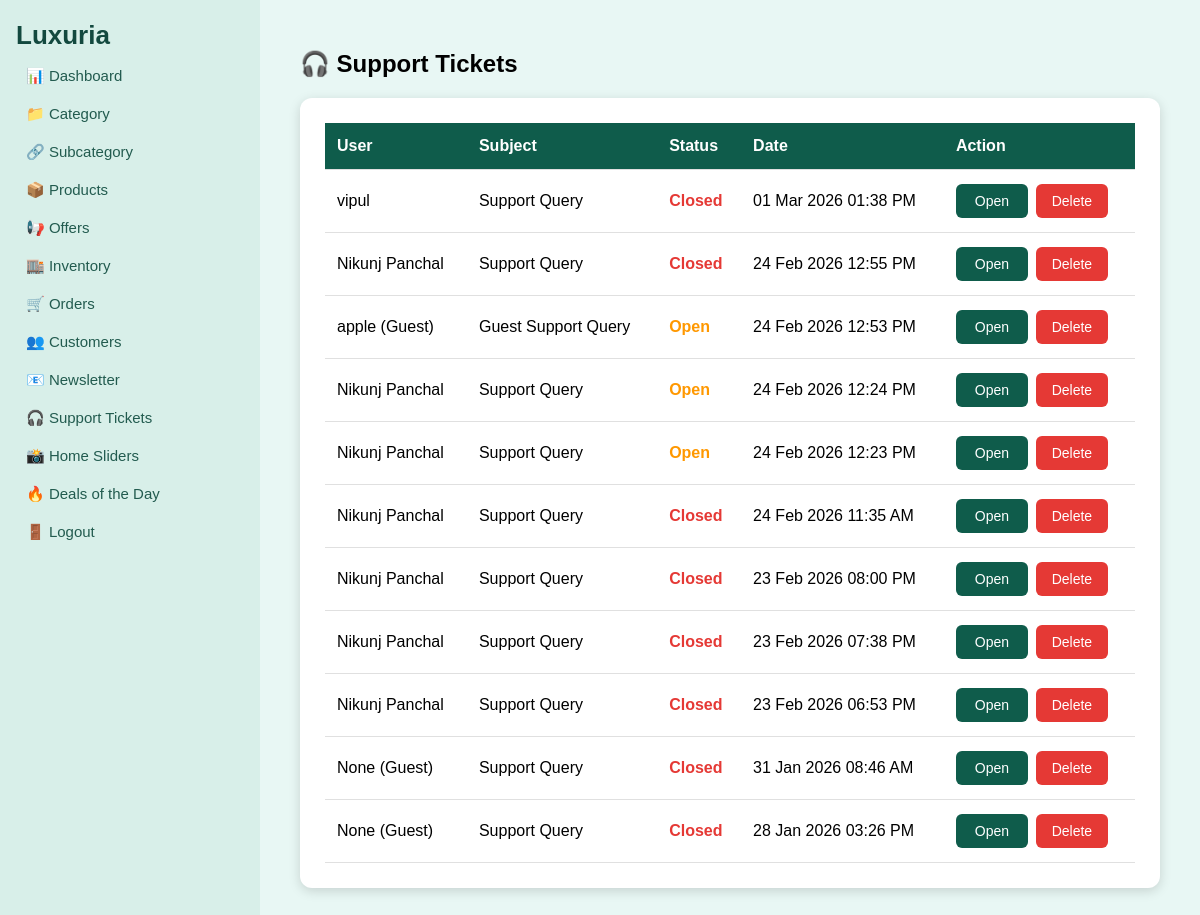
The app's page /admin_THREADS/ with its own data.
### contact/models.py (models this page shows, shortened)
class ContactThread(models.Model):
    user = models.ForeignKey(
    settings.AUTH_USER_MODEL,
    on_delete=models.SET_NULL,
    null=True,
    blank=True,
    related_name="contact_threads"   # 🔥 ADD THIS
)
    guest_name = models.CharField(max_length=200, null=True, blank=True)
    guest_email = models.EmailField(null=True, blank=True)
    subject = models.CharField(max_length=255)
    created_at = models.DateTimeField(auto_now_add=True)
    status = models.CharField(
        max_length=10,
        choices=STATUS_CHOICES,
        default='open'
    )

### accounts/models.py (models this page shows, shortened)
class User(AbstractBaseUser, PermissionsMixin):
    email = models.EmailField(unique=True)
    phone = models.CharField(max_length=15, unique=True)
    date_joined = models.DateTimeField(default=timezone.now)
    username = models.CharField(max_length=150, blank=True)  # NOT UNIQUE
    is_active = models.BooleanField(default=True)
    is_staff = models.BooleanField(default=False)
    profile_completed = models.BooleanField(default=False)
    USERNAME_FIELD = 'email'
    REQUIRED_FIELDS = ['phone']
    objects = UserManager()

### contact/views.py (the view)
# urls.py: path('admin_THREADS/', thread_list, name='contact_messages'),  # tablist
def thread_list(request):
    threads = ContactThread.objects.filter(messages__isnull=False).distinct().order_by('-created_at')
    return render(request, 'contact/admin_threads.html', {'threads': threads})

### carts/context_processors.py (called while the page is built)
def cart_item_count(request):
    if request.user.is_authenticated:
        count = Cart.objects.filter(user=request.user).aggregate(
            total=Sum("quantity")
        )["total"] or 0
    else:
        count = 0   # 🔥 IMPORTANT LINE
    return {
        "cart_item_count": count
    }

### dashboard/context_processors.py (called while the page is built)
def dashboard_admin(request):
    admin = None
    admin_id = request.session.get("dashboard_user_id")
    if admin_id:
        try:
            admin = User.objects.get(id=admin_id)
        except User.DoesNotExist:
            pass
    return {
        "dashboard_admin": admin
    }

### products/context_processors.py (called while the page is built)
def categories_processor(request):
    return {
        "categories": Category.objects.all()
    }

### wishlist/context_processors.py (called while the page is built)
def wishlist_count(request):
    if request.user.is_authenticated:
        count = Wishlist.objects.filter(user=request.user).count()
    else:
        count = 0
    return {
        "wishlist_count": count
    }

### contact/templates/contact/admin_threads.html (shortened to what this page needs)
{% extends "dashboard/base_old.html" %}
{% block content %}
<h2>🎧 Support Tickets</h2>
<div class="table-wrapper">
{% if threads %}
<table>
    <tr>
        <th>User</th>
        <th>Subject</th>
        <th>Status</th>
        <th>Date</th>
        <th>Action</th>
    </tr>
    {% for t in threads %}
    <tr>
        <td>
            {% if t.user %}
                {{ t.user.username }}
            {% else %}
                {{ t.guest_name }} (Guest)
            {% endif %}
        </td>
        <td>{{ t.subject }}</td>
        <td>
            {% if t.status == "open" %}
                <span class="status-open">Open</span>
            {% elif t.status == "closed" %}
                <span class="status-closed">Closed</span>
            {% else %}
                <span class="status-replied">Replied</span>
            {% endif %}
        </td>
        <td>{{ t.created_at|date:"d M Y h:i A" }}</td>
        <td>
            <div class="action-wrap">
                <a href="{% url 'dashboard:dashboard_support_detail' t.id %}"
                   class="action-btn btn-open">
                    Open
                </a>
                <form method="post"
                      action="{% url 'dashboard:dashboard_support_delete' t.id %}"
                      onsubmit="return confirm('⚠️ Delete this ticket permanently?');">
                    <button type="submit"
                            class="action-btn btn-delete">
                        Delete
                    </button>
                </form>
            </div>
        </td>
    </tr>
    {% endfor %}
</table>
{% else %}
    <p>No Support Requests yet.</p>
{% endif %}
</div>
{% endblock %}

### dashboard/templates/dashboard/base_old.html (style rules this page uses)
:root { --sidebar-width: 260px; }
* { box-sizing: border-box; }
body { margin: 0; background: #e8f7f4; font-family: 'Poppins', sans-serif; overflow-x: hidden; }

### contact/templates/contact/admin_threads.html (style rules this page uses)
.table-wrapper { background: white; padding: 25px; border-radius: 12px; box-shadow: 0px 3px 12px rgba(0,0,0,0.15); }
.table-wrapper table { width: 100%; border-collapse: collapse; }
.table-wrapper th, .table-wrapper td { padding: 14px 12px; border-bottom: 1px solid #e0e0e0; vertical-align: middle; }
.table-wrapper th { background: #0F5C4B; color: white; text-align: left; font-weight: 600; }
.status-open { color: #ff9800; font-weight: 600; }
.status-closed { color: #e53935; font-weight: 600; }
.action-wrap { display: flex; gap: 8px; }
.action-btn { min-width: 72px; height: 34px; display: inline-flex; align-items: center; justify-content: center; font-size: 14px; font-weight: 500; border-radius: 6px; border: none; cursor: pointer; text-decoration: none; }
.btn-open { background: #0F5C4B; color: #fff; }
.btn-delete { background: #e53935; color: #fff; }

### records on screen
ContactThread: user.username "vipul", subject "Support Query", status "Closed", created_at "01 Mar 2026 01:38 PM"
ContactThread: user.username "Nikunj Panchal", subject "Support Query", status "Closed", created_at "24 Feb 2026 12:55 PM"
ContactThread: guest_name "apple", subject "Guest Support Query", status "Open", created_at "24 Feb 2026 12:53 PM"
ContactThread: user.username "Nikunj Panchal", subject "Support Query", status "Open", created_at "24 Feb 2026 12:24 PM"
ContactThread: user.username "Nikunj Panchal", subject "Support Query", status "Open", created_at "24 Feb 2026 12:23 PM"
ContactThread: user.username "Nikunj Panchal", subject "Support Query", status "Closed", created_at "24 Feb 2026 11:35 AM"
ContactThread: user.username "Nikunj Panchal", subject "Support Query", status "Closed", created_at "23 Feb 2026 08:00 PM"
ContactThread: user.username "Nikunj Panchal", subject "Support Query", status "Closed", created_at "23 Feb 2026 07:38 PM"
ContactThread: user.username "Nikunj Panchal", subject "Support Query", status "Closed", created_at "23 Feb 2026 06:53 PM"
ContactThread: guest_name "None", subject "Support Query", status "Closed", created_at "31 Jan 2026 08:46 AM"
ContactThread: guest_name "None", subject "Support Query", status "Closed", created_at "28 Jan 2026 03:26 PM"
